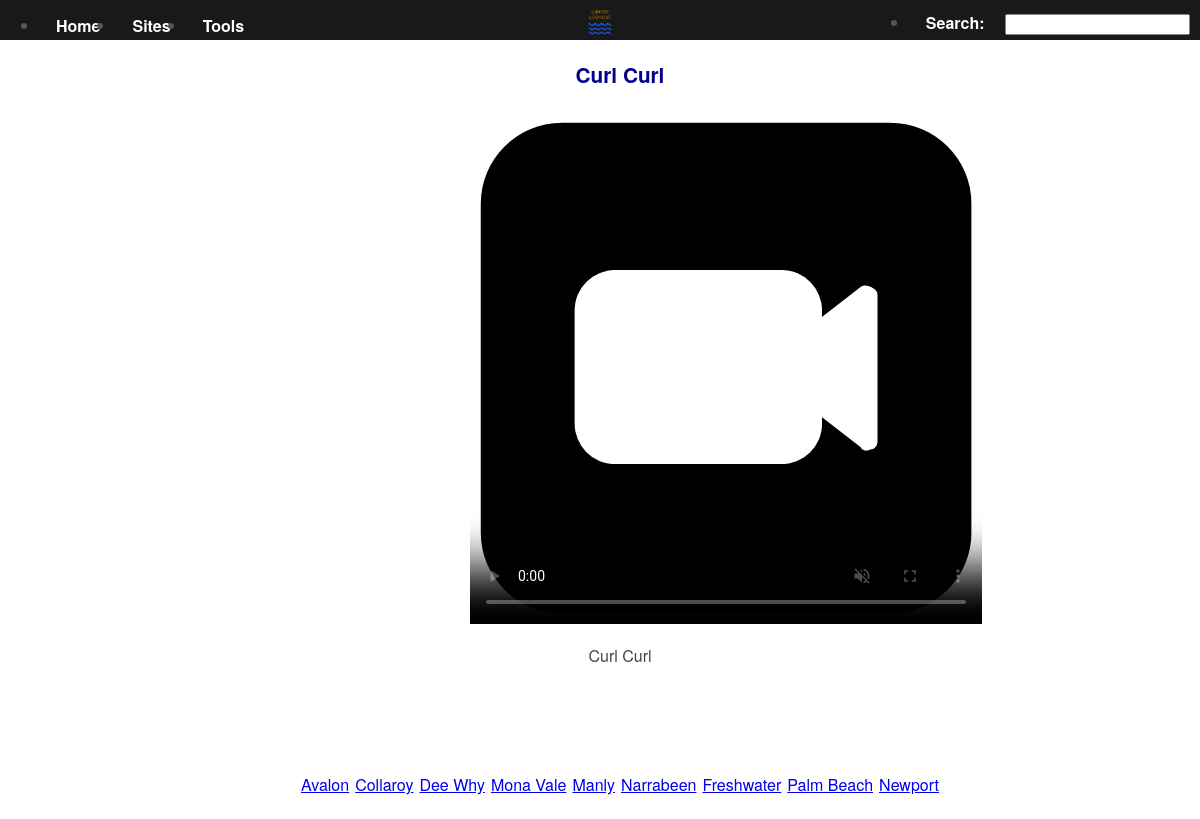
Screenshot of /location/3 with the database file from the repository.
### surferslookout/data/models.py (models this page shows, shortened)
class Location(db.Model):
    __tablename__ = 'location'
    id = db.Column(db.Integer, primary_key=True)
    name = db.Column(db.String(64), unique=True, index=True)
    cam = db.Column(db.Text)
    latitude = db.Column(db.Text)
    longitude = db.Column(db.Text)
    wg_site = db.Column(db.Text)
    region_id = db.Column(db.Integer, db.ForeignKey('region.id'))
    @staticmethod
    def get_ById(locationid):
        _resp = Location.query.filter(Location.id == locationid).first()
        return _resp
    @staticmethod
    def get_ByRegion(regionid):
        _request = Location.query.filter(Location.region_id == regionid).all()
        return _request

class Cam(db.Model):
    __tablename__ = 'cam'
    id = db.Column(db.Integer, primary_key=True)
    site = db.Column(db.String(64), unique=True, index=True)
    url = db.Column(db.Text)
    location_id = db.Column(db.Integer, db.ForeignKey('location.id'))
    def get(locationid):
        _request = Cam.query.filter(Cam.location_id == locationid).all()
        return _request

### surferslookout/main/views.py (the view)
@main.route('/location/<locationid>', methods=["GET"])
def location(locationid):
    app.logger.info("Accessing Location page for locationid {0}", str(locationid))
    _cams={}
    _wgsite=0
    if locationid != 0:
        _location = Location.get_ById(locationid)
        _locations = Location.get_ByRegion(_location.region_id)
        _wgsite = _location.wg_site
        _cams = Cam.get(locationid)
    return render_template('location.html', locationid=locationid, location=_location,
                                            locations=_locations, cams=_cams)

### surferslookout/main/views.py (called while the page is built)
@main.context_processor
def utilities():
    def item_count(list):
        return len(list)
    def camlist(locationid):
        _cams = {}
        if locationid != 0:
            _cams = Cam.get(locationid)
        return _cams
    def getvideoid(id):
        return 'video-{0}'.format(id)
    def getwgsite(locationid):
        _location = Location.get_id(locationid)
        return _location.wg_site
    def rowstart(entry):
        if entry%2 == 0:
            return f'<td style="border:none;">'
        else:
            return f'<tr><td style="border:none;">'
    def rowend(entry):
        if entry%2 == 0:
            return f'</td></tr>'
        else:
            return f'</td>'
    return dict(camlist=camlist, item_count=item_count, getvideoid=getvideoid, getwgsite=getwgsite, rowstart=rowstart, rowend=rowend)

### surferslookout/templates/location.html (shortened to what this page needs)
{% extends "base.html" %}
{% block content %}
    <div class="page-rows">
        <div class="center">
            <label id='pagetitle'>{{ location.name }}</label>
        </div>
        <div class="center">
            <table class="video-table">
                {% for _cam in cams %}
                    {{ rowstart(loop.index)|safe }}
                    <div class="video-cell">
                        <video id="{{ getvideoid(loop.index) }}" class="video-js vjs-default-skin" controls muted preload="none" poster="{{ url_for('static', filename='images/video-icon.png') }}">
                            <source src="{{ _cam.url }}" type="application/x-mpegURL">
                        </video>
                    </div>
                    <label class="video-title">{{ _cam.site }}</label>
                    {{ rowend(loop.index)|safe }}
                {% endfor %}
            </table>
        </div>
        <div class="center">
            <table class="location-table">
                <tr>
                    {% for _location in locations %}
                        {% if _location.name != location.name %}
                            <td>
                                <a href="/location/{{ _location.id }}">{{ _location.name }}</a>
                            </td>
                        {% endif %}
                    {% endfor %}
                </tr>
            </table>
        </div>
        <div class="center">
            <div class="weather-container">
            </div>
        </div>
    </div>
    {% endblock %}

### surferslookout/static/css/main.css (style rules this page uses)
body { margin: 0; padding: 0; font-family: "Helvetica Neue", Helvetica, Arial, sans-serif; color: #444; background-image: url('/static/images/wave-large.png'); background-repeat: no-repeat; background-attachment: fixed; background-size: cover; content: ''; }
.page-rows { margin: 10px; padding: 10px; width: 100%; }
.center { margin: auto; text-align: center; }
#pagetitle { color: darkblue; font-size: 1.3em; font-weight: bold; }
table, th, td { border-collapse: collapse; padding: 3px; }
table.video-table { margin: auto; text-align: center; border: none; }
.video-cell { margin: 10px; padding: 10px; width: 300px; text-align: center; }
label.video-title { margin: 0ch; }
table.location-table { margin: auto; text-align: center; border: none; bottom: 200px; margin-top: 100px; }
.weather-container { position:absolute; width:80%; height:150px; bottom:0px; right:10%; left:10%; }

### rows the page displays
Location: name "Curl Curl"
Cam: site "Curl Curl"
Location: name "Avalon"
Location: name "Collaroy"
Location: name "Dee Why"
Location: name "Mona Vale"
Location: name "Manly"
Location: name "Narrabeen"
Location: name "Freshwater"
Location: name "Palm Beach"
Location: name "Newport"
